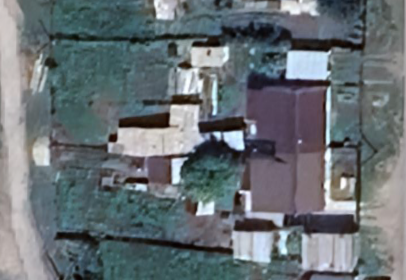
#> input picture upload/image.png, 406 x 280 px, given in place of 02_Солнечное.jpg, which was not available
$ python 51b_match_frames.py
#> lines starting #> are read from the running program, lines starting #| are printed output that depends on the picture; pictures that were not available may be replaced by others from this repository, and a replacement may not be noted
# -*- coding: utf-8 -*-
"""
Шаг 51b. Привязка upload/image.png к КАДРАМ пользователя (upload/0*.jpg) —
Google Earth Pro экспорты, использованные в Task 4/5.
"""
import sys, os, json, math, gc
sys.path.insert(0, os.path.dirname(__file__))
import cv2
import numpy as np

BASE = '/home/z/my-project'
IMG = f'{BASE}/upload/image.png'
FRAMES = [
    ('solnechnoe',   f'{BASE}/upload/02_Солнечное.jpg'),
    ('perevalnoe',   f'{BASE}/upload/03_Перевальное.jpg'),
    ('vinnoe',       f'{BASE}/upload/04_Винное.jpg'),
    ('prigorodnoe',  f'{BASE}/upload/05_Пригородное.jpg'),
    ('altaiskiy',    f'{BASE}/upload/06_Алтайский_граница.jpg'),
]
DS = 4  # даунскейл кадра (экономия ОЗУ)

def match_frame(key, path):
#> called with key = 'solnechnoe'
    old = cv2.imread(path)
#> old is the input picture: shape (280, 406, 3); mean B, G, R 116.4, 112, 103.9
    new = cv2.imread(IMG)
    assert old is not None and new is not None, 'imread fail'
    Hn, Wn = new.shape[:2]
#> Hn = 280; Wn = 406
    s = 1.0 / DS
    old_s = cv2.resize(old, None, fx=s, fy=s, interpolation=cv2.INTER_AREA)
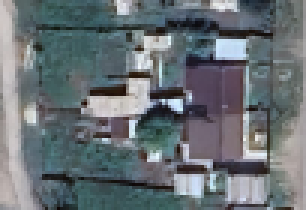
#> old_s: shape (70, 102, 3) (shown 3 times larger); mean B, G, R 116.6, 112.2, 104.2
    del old; gc.collect()
    g1 = cv2.cvtColor(old_s, cv2.COLOR_BGR2GRAY)
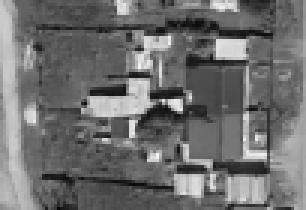
#> g1: shape (70, 102) (shown 3 times larger); min 7, max 245, mean 110.3
    g2 = cv2.cvtColor(new, cv2.COLOR_BGR2GRAY)
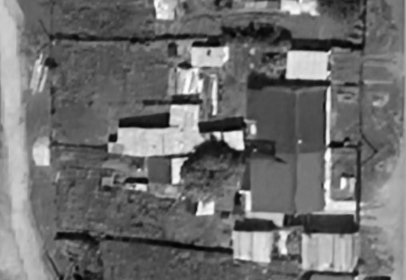
#> g2: shape (280, 406); min 2, max 254, mean 110.1
    clahe = cv2.createCLAHE(clipLimit=2.0, tileGridSize=(8, 8))
    g1, g2 = clahe.apply(g1), clahe.apply(g2)
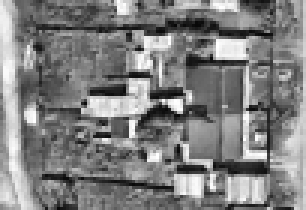
#> g1: shape (70, 102) (shown 3 times larger); min 7, max 255, mean 127.8
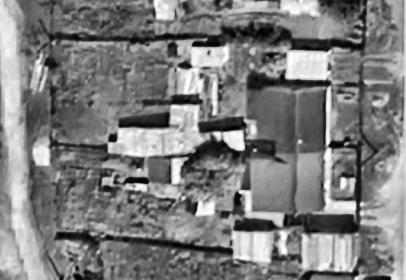
#> g2: shape (280, 406); min 1, max 255, mean 124.9
    sift = cv2.SIFT_create(nfeatures=40000, contrastThreshold=0.02)
    k1, d1 = sift.detectAndCompute(g1, None)
#> k1 = 114 keypoints; strongest (x, y, size): (58, 35, 3), (44, 41, 1.9), (87, 52, 2.1), (75, 16, 5.3)
    k2, d2 = sift.detectAndCompute(g2, None)
#> k2 = 2579 keypoints; strongest (x, y, size): (235, 140, 12.1), (186, 65, 6.5), (218, 135, 5.1), (328, 142, 3.3)
    flann = cv2.FlannBasedMatcher(dict(algorithm=1, trees=5), dict(checks=64))
    matches = flann.knnMatch(d2, d1, k=2)
#> matches = 2579 matches
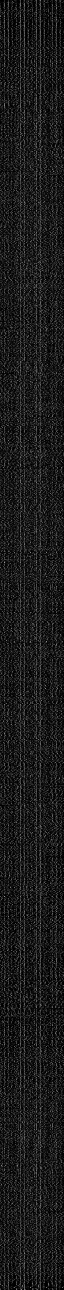
#> d2: shape (2579, 128) float32 (shown at 1/2 size); min 0, max 205, mean 26.8
    good = [m for m, n in matches if m.distance < 0.75 * n.distance]
#> good = 100 matches
    if len(good) < 8:
        return None
    src = np.float32([k2[m.queryIdx].pt for m in good]).reshape(-1, 1, 2)
#> src = 100 rows, first 8: [18.28, 193.1], [19.26, 220.9], [19.96, 229.9], [20.61, 120], [22.17, 75.25], [25.55, 51.91], [26.09, 94.18], [32.86, 169.6]
    dst = np.float32([k1[m.trainIdx].pt for m in good]).reshape(-1, 1, 2)
#> dst = 100 rows, first 8: [4.44, 48.23], [4.62, 55.05], [67.42, 14], [6.32, 12.92], [6.32, 12.92], [6.32, 12.92], [6.37, 23.47], [8.08, 42.39]
    M, inl = cv2.estimateAffinePartial2D(src, dst, method=cv2.RANSAC,
                                         ransacReprojThreshold=3.0, maxIters=20000, confidence=0.999)
#> M = [[0.25, -0.000217, -0.114], [0.000217, 0.25, -0.17]]; inl = 100 values, max 1 at index 0, min 0 at index 2, mean 0.82
    if M is None:
        return None
    ninl = int(inl.sum())
#> ninl = 82
    # полный масштаб кадра
    M3 = np.vstack([M, [0, 0, 1]])
#> M3 = [[0.25, -0.000217, -0.114], [0.000217, 0.25, -0.17], [0, 0, 1]]
    S = np.diag([DS, DS, 1.0]).astype(np.float64)
    M_full = S @ M3
#> M_full = [[0.999, -0.000868, -0.456], [0.000868, 0.999, -0.681], [0, 0, 1]]
    scale = math.hypot(M_full[0, 0], M_full[1, 0])
#> scale = 0.999
    corners = np.float32([[0, 0], [Wn, 0], [Wn, Hn], [0, Hn]]).reshape(-1, 1, 2)
#> corners = [[0, 0], [406, 0], [406, 280], [0, 280]]
    quad = cv2.transform(corners, M_full[:2, :]).reshape(-1, 2)
#> quad = [[-0.456, -0.681], [405.3, -0.329], [405, 279.5], [-0.699, 279.1]]
    return dict(inliers=ninl, scale=round(scale, 4),
                quad=[[round(float(x), 1), round(float(y), 1)] for x, y in quad])

def main():
    only = sys.argv[1] if len(sys.argv) > 1 else None
    for key, path in FRAMES:
        if only and key != only:
            continue
        try:
            r = match_frame(key, path)
#> r = {'inliers': 82, 'scale': 0.999, 'quad': [[-0.5, -0.7], [405.3, -0.3], [405, 279.5], [-0.7, 279.1]]}
        except Exception as e:
            r = dict(error=str(e))
        gc.collect()
        if r and 'error' not in r and r is not None:
            q = r['quad']
#> q = [[-0.5, -0.7], [405.3, -0.3], [405, 279.5], [-0.7, 279.1]]
            print(f"{key:14s} inliers={r['inliers']:5d} scale={r['scale']:.4f} "
                  f"quad=({q[0][0]:.0f},{q[0][1]:.0f})..({q[2][0]:.0f},{q[2][1]:.0f})", flush=True)
#| solnechnoe     inliers=   82 scale=0.9993 quad=(-0,-1)..(405,280)
        else:
            print(f"{key:14s} FAIL {r}", flush=True)

if __name__ == '__main__':
    main()
